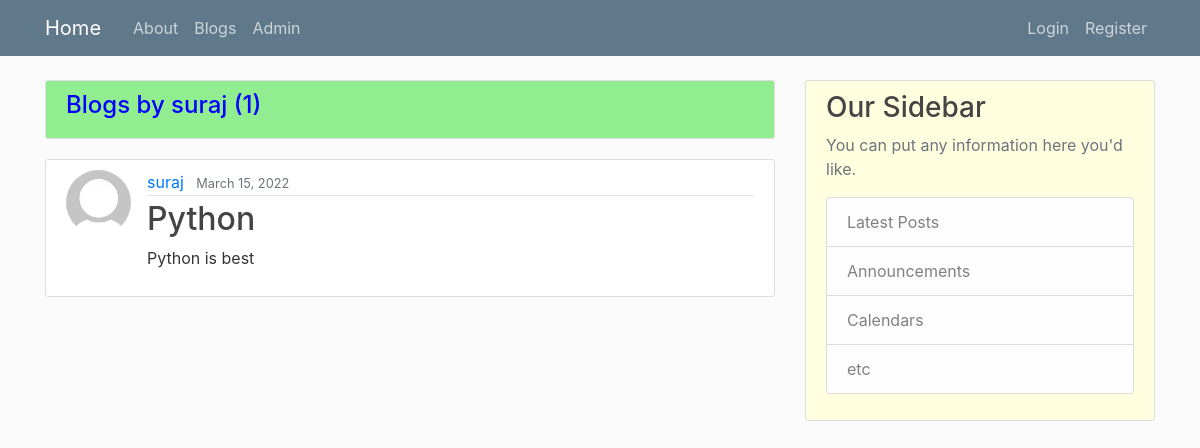
The page /blogs/suraj on the database its author committed.
### blog/models.py (models this page shows, shortened)
class Post(models.Model):
    title = models.CharField(max_length=100)
    content = models.TextField()
    date_posted = models.DateTimeField(default=timezone.now)
    author = models.ForeignKey(User, on_delete=models.CASCADE)

### users/models.py (models this page shows, shortened)
class Profile(models.Model):
    user = models.OneToOneField(User, on_delete=models.CASCADE)
    image = models.ImageField(default='default.jpg', upload_to='profile_pics')

### blog/views.py (the view)
# urls.py: path('blogs/<str:username>', UserPostListView.as_view(), name='user-blogs'),
class UserPostListView(ListView):
    model = Post
    template_name = 'blog/user_blogs.html' #<apps>/<model>_<viewtype>.html
    context_object_name = 'posts'
    ordering = '-date_posted'
    paginate_by = 3
    def get_queryset(self):
        user = get_object_or_404(User, username=self.kwargs.get('username'))
        return Post.objects.filter(author=user).order_by('-date_posted')

### blog/templates/blog/user_blogs.html (shortened to what this page needs)
{% extends "blog/base.html" %}
{% block content %}
    <article class="media content-section" style="background-color:lightgreen">
        <h4 style="color:blue">Blogs by {{ view.kwargs.username }} ({{ page_obj.paginator.count }})</h4>
    </article>
    {% for post in posts %}
        <article class="media content-section">
          <img class="rounded-circle article-img" src="{{ post.author.profile.image.url }}" >
          <div class="media-body">
            <div class="article-metadata">
              <a class="mr-2" href="{% url 'user-blogs' post.author.username %}">{{ post.author }}</a>
              <small class="text-muted">{{ post.date_posted|date:"F d, Y" }}</small>
            </div>
            <h2><a class="article-title" href="{% url 'blog-detail' post.id %}">{{ post.title }}</a></h2>
            <p class="article-content">{{ post.content }}</p>
          </div>
        </article>
    {% endfor %}
{% endblock %}

### blog/static/blog/main.css (style rules this page uses)
body { background: #fafafa; color: #333333; margin-top: 5rem; }
h1, h2, h3, h4, h5, h6 { color: #444444; }
.content-section { background: #ffffff; padding: 10px 20px; border: 1px solid #dddddd; border-radius: 3px; margin-bottom: 20px; }
.article-title { color: #444444; }
.article-content { white-space: pre-line; }
.article-img { height: 65px; width: 65px; margin-right: 16px; }
.article-metadata { padding-bottom: 1px; margin-bottom: 4px; border-bottom: 1px solid #e3e3e3 }

### rows shown on the page
Post: author.profile.image (placeholder picture), author "suraj", date_posted "March 15, 2022", title "Python", content "Python is best"

### other values the page prints
{{ view.kwargs.username }} "suraj"
{{ page_obj.paginator.count }} "1"
